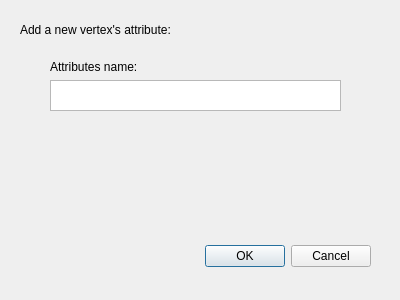
<?xml version="1.0" encoding="UTF-8"?>
<ui version="4.0">
 <class>Dialog</class>
 <widget class="QDialog" name="Dialog">
  <property name="geometry">
   <rect>
    <x>0</x>
    <y>0</y>
    <width>400</width>
    <height>300</height>
   </rect>
  </property>
  <property name="windowTitle">
   <string>Dialog</string>
  </property>
  <widget class="QDialogButtonBox" name="buttonBox">
   <property name="geometry">
    <rect>
     <x>30</x>
     <y>240</y>
     <width>341</width>
     <height>32</height>
    </rect>
   </property>
   <property name="orientation">
    <enum>Qt::Horizontal</enum>
   </property>
   <property name="standardButtons">
    <set>QDialogButtonBox::Cancel|QDialogButtonBox::Ok</set>
   </property>
  </widget>
  <widget class="QLabel" name="label">
   <property name="geometry">
    <rect>
     <x>20</x>
     <y>20</y>
     <width>191</width>
     <height>20</height>
    </rect>
   </property>
   <property name="text">
    <string>Add a new vertex's attribute:</string>
   </property>
  </widget>
  <widget class="QWidget" name="verticalLayoutWidget">
   <property name="geometry">
    <rect>
     <x>50</x>
     <y>60</y>
     <width>291</width>
     <height>51</height>
    </rect>
   </property>
   <layout class="QVBoxLayout" name="verticalLayout">
    <item>
     <widget class="QLabel" name="label_2">
      <property name="text">
       <string>Attributes name: </string>
      </property>
     </widget>
    </item>
    <item>
     <widget class="QTextEdit" name="textEdit"/>
    </item>
   </layout>
  </widget>
 </widget>
 <resources/>
 <connections>
  <connection>
   <sender>buttonBox</sender>
   <signal>accepted()</signal>
   <receiver>Dialog</receiver>
   <slot>accept()</slot>
   <hints>
    <hint type="sourcelabel">
     <x>248</x>
     <y>254</y>
    </hint>
    <hint type="destinationlabel">
     <x>157</x>
     <y>274</y>
    </hint>
   </hints>
  </connection>
  <connection>
   <sender>buttonBox</sender>
   <signal>rejected()</signal>
   <receiver>Dialog</receiver>
   <slot>reject()</slot>
   <hints>
    <hint type="sourcelabel">
     <x>316</x>
     <y>260</y>
    </hint>
    <hint type="destinationlabel">
     <x>286</x>
     <y>274</y>
    </hint>
   </hints>
  </connection>
 </connections>
</ui>
